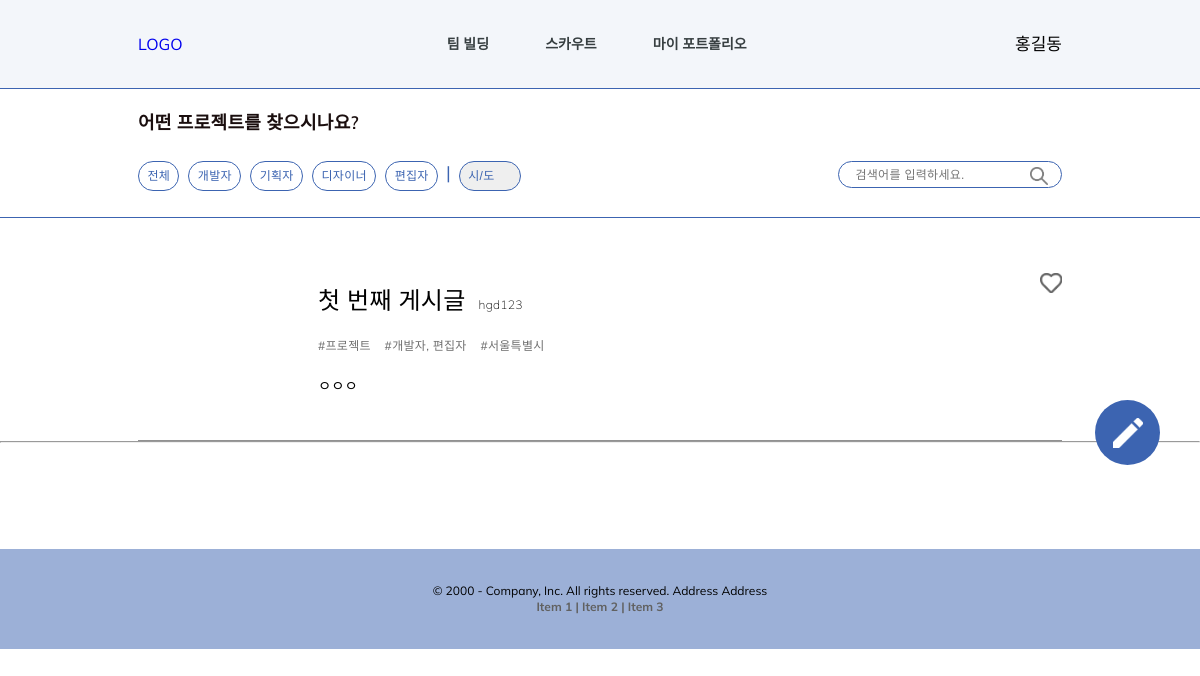
The app's page /recruit/team_build/Developer (signed in), older data.
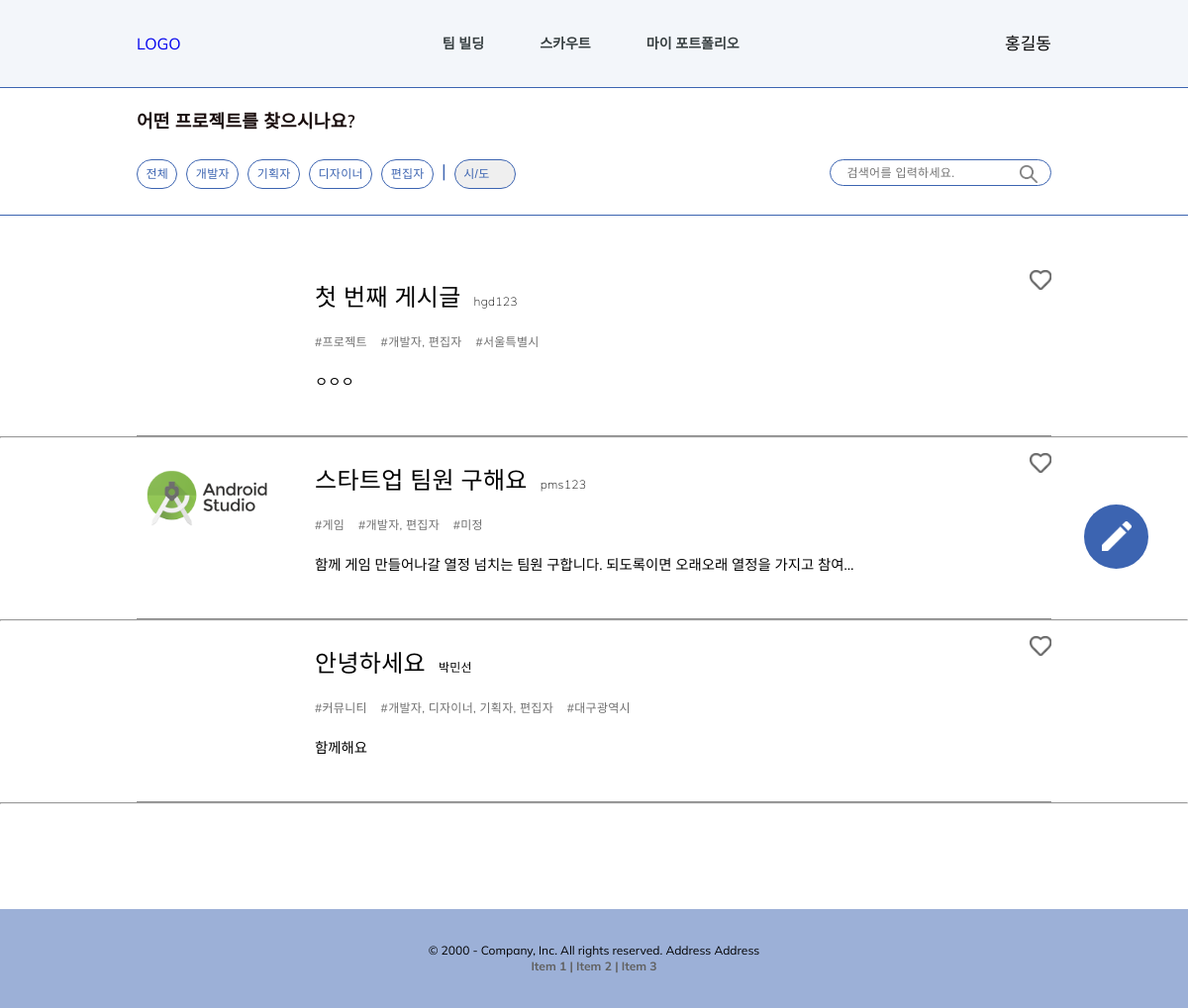
The same page, newer data.
### users/models.py (models this page shows)
class User(AbstractUser):
    name = models.CharField(default='', max_length=300)
    birth_date = models.DateField(default=timezone.now)
    address_sido = models.CharField(default='', max_length=100)
    address_gungu = models.CharField(default='', max_length=100)
    career = models.CharField(default='0', max_length=2, choices=CAREER_CHOICES)
    state = models.CharField(default='', blank=True, null=False, max_length=9, choices=STATE_CHOICES)
    role = MultiSelectField(default='Etc', choices=ROLE_CHOICES, max_choices=4, max_length=9)

### team_build/models.py (models this page shows)
class Recruit(models.Model):
    writer = models.CharField(default='', max_length=200)
    title = models.CharField(default='', max_length=300) # 프로젝트 한줄 설명으로 들어갈 것
    team_name = models.CharField(default='', max_length=200)
    service = models.CharField(default='', max_length=200)
    team_members = models.CharField(
        default='1',
        blank=True,
        null=False,
        max_length=10,
        choices=TEAM_MEMBERS_CHOICES
        )
    service_level = models.CharField(
        default='0',
        null=False,
        blank=True,
        max_length=10,
        choices=LEVEL_CHOICES
        )
    founding_date = models.DateField(default=timezone.now, null=False, blank=True)
    locate = models.CharField(default='', null=False, blank=True, max_length=2, choices=LOCATE_CHOICES)
    image = models.ImageField(default='', blank=True, null=False)
    role = MultiSelectField(default='', choices=ROLE_CHOICES, max_choices=4, max_length=100)
    detail = models.TextField(blank=True, null=True)

### team_build/views.py (the view)
# urls.py: path('team_build/<str:input_role>', recruit_role_search, name='recruit_role_search'),
def recruit_role_search(request, input_role):
    results = Recruit.objects.filter(Q(role__icontains=input_role)).distinct()
    paginator = Paginator(results, 5)
    page = request.GET.get('page')
    posts = paginator.get_page(page)
    context = {
        'posts':posts,
    }
    return render(request, 'team_build/recruit_role_search.html' ,context)

### templates/team_build/recruit_role_search.html (shortened to what this page needs)
{% extends 'team_build/team_build.html' %}
    {% block extrahead %}
    {% load static %}
        <link rel="stylesheet" href="{% static 'css/base.css' %}">
        <link rel="stylesheet" href="{% static 'css/team_build/team_build.css' %}">
    {% endblock %}
    {% block posts %}
        {% for post in posts %}
            <div class="recruit-post">
                <a class="recruit-img" href="{% url 'team_build:detail_recruit' post.id %}">
                    <div style="background-image: url('../../media/{{post.image}}');"></div>
                </a>
                <a class="recruit-content" href="{% url 'team_build:detail_recruit' post.id %}">
                    <div>
                        <p class="recruit-title">{{post.title}}</p>
                        <p class="recruit-writer">{{post.writer}}</p>
                    </div>
                    <p class="recruit-hashtag">
                        #{{post.service}}&nbsp&nbsp&nbsp
                        #{% for role in post.get_role_display %}{{role}}{% endfor %}&nbsp&nbsp&nbsp
                        #{{post.get_locate_display}}
                    </p>
                    <p class="recruit-detail">{{post.detail}}</p>
                </a>
                <a class="recruit-like" href="{% url 'team_build:create_like' post.id %}">
                    <div style="background-image: url('../../static/img/like_icon.png');"></div>
                </a>
            </div>
            <hr>
        {% endfor %}
    {% endblock %}

### templates/team_build/team_build.html (shortened to what this page needs)
{% extends '../base.html' %}
        {% load static %}
    {% block content %}
    <div>
        <a class="create-img" href="{% url 'team_build:create_recruit' %}">
            <div style="background-image: url('../../static/img/team_build/create_recruit_icon.png');"></div>
        </a>
        <div class="search-box">
            <div class="search-container">
                <p>어떤 프로젝트를 찾으시나요?</p>
                <div class="search-wrapper">
                    <a href="{% url 'team_build:team_build' %}">전체</a>
                    <a href="{% url 'team_build:recruit_role_search' 'Developer' %}">개발자</a>
                    <a href="{% url 'team_build:recruit_role_search' 'Planner' %}">기획자</a>
                    <a href="{% url 'team_build:recruit_role_search' 'Designer' %}">디자이너</a>
                    <a href="{% url 'team_build:recruit_role_search' 'Editor' %}" style="margin-right: 0;">편집자</a>
                    <div class="stick">|</div>
                    <select name="" id="" onchange="location.href='/recruit/team_build/location_search/'+this.value">
                        <option value="">시/도</option>
                    </select>
                    <form action="" method="get">
                        <input type="text" name="q" placeholder="검색어를 입력하세요.">
                        <button type="submit"></button>
                    </form>
                </div>
            </div>
        </div>
        <div class="list-container">
            {% block posts %}{% endblock %}
            <div class="page-container">
            </div>
        </div>
    </div>
    {% endblock %}

### templates/base.html (shortened to what this page needs)
<!DOCTYPE html>
<html lang="en">
<head>
    {% load static %}
    <link rel="stylesheet" href="../static/css/base.css">
    {% block extrahead %}
    {% endblock %}
</head>
<body>
    <header>
        <nav class="nav-container">
            <ul class="nav-wrapper">
                <li class="logo">
                    <a href="{% url 'main:main' %}">LOGO</a>
                </li>
                <li class="url-container">
                    <a href="{% url 'team_build:team_build' %}">팀 빌딩</a>
                    <a href="{% url 'scout:user' %}">스카우트</a>
                    <a href="{% if user.is_authenticated %} {% url 'mypf:profile' user.id %} {% else %} {% url 'users:login' %} {% endif %}">마이 포트폴리오</a>
                </li>
                <li class="user-container">
                {% if user.is_authenticated %}
                    <a class="user-name"href="{% url 'mypage:mypage' user.id %}">{{user.name}}</a>
                {% else %}
                    <a class="btn login" href="{% url 'users:login' %}">로그인</a>
                    <a class="btn signup" href="{% url 'users:signup' %}">회원가입</a>
                {% endif %}
                </li>
            </ul>
        </nav>
    </header>
    {% block content %}
    {% endblock %}
    <footer>
        <p>© 2000 - Company, Inc. All rights reserved. Address Address</p>
        <p>Item 1 | Item 2 |  Item 3</p>
    </footer>
</body>
</html>

### static/css/base.css (style rules this page uses)
body, html { margin: 0; padding : 0; font-family: 'Mulish', sans-serif; }
a { text-decoration: none; }
.nav-container { display: flex; align-items: center; justify-content: center; background-color: #F3F6FA; width: 100%; height: 88px; }
.nav-wrapper { display: flex; justify-content: space-between; align-items: center; width: 77vw; height: 42px; padding: 0; margin: 0; list-style-type: none; }
.url-container { display: flex; justify-content: space-between; width: 300px; }
.url-container > a { color: #373F41; font-weight: 600; font-size: 14px; line-height: 18px; }
.user-container > .user-name { color: #000000; font-weight: normal; font-size: 17px; line-height: 40px; }
footer { display: flex; flex-direction: column; justify-content: center; align-items: center; width: 100%; height: 100px; background: #9CB0D7; }
footer > p:first-child { font-size: 12px; line-height: 16px; color: #000000; }
footer > p:nth-child(2) { font-weight: bold; font-size: 12px; line-height: 16px; text-align: center; color: #616161; }

### static/css/team_build/team_build.css (style rules this page uses)
* { margin: 0; padding: 0; }
.create-img { position: fixed; width: 65px; height: 65px; top: 50%; right: 40px; background: #3C64B1; border-radius: 56px; display: flex; justify-content: center; align-items: center; }
.create-img > div { width: 30px; height: 30px; background-size: contain; background-repeat: no-repeat; }
select { -webkit-appearance: none; -moz-appearance: none; appearance: none; border: none; outline: none; }
.search-box { height: 16vh; border: 1px solid #3C64B1; border-left: 0; border-right: 0; display: flex; align-items: center; }
.search-container { width: 77vw; height: 9.4vh; margin: auto; display: flex; flex-direction: column; justify-content: space-between; }
.search-container > p { font-weight: 600; font-size: 1.5vw; line-height: 1.25vw; letter-spacing: 0.3px; color: #1a0e0e; }
.search-wrapper { width: 100%; }
.search-wrapper > a { float: left; margin-right: 9px; padding: 0.8vh 0.7vw; border: 1px solid #3C64B1; border-radius: 20px; font-weight: 200; font-size: 1vw; line-height: 1.2vw; letter-spacing: 0.3px; color: #3C64B1; }
.stick { float: left; padding: 0 8px; font-size: 1.5vw; color: #3C64B1; }
select { display: block; float: left; width: 5.2vw; padding: 0.8vh 0.7vw; border: 1px solid #3C64B1; border-radius: 20px; font-weight: 200; font-size: 1vw; line-height: 1.2vw; letter-spacing: 0.3px; color: #3C64B1; cursor: pointer; }
.search-wrapper > form { float: right; position: relative; }
.search-wrapper > form > input { width: 18.7vw; height: 27px; padding: 0.8vh 1.4vw; outline: none; background: #FFFFFF; border: 1px solid #3C64B1; box-sizing: border-box; border-radius: 23px; font-weight: 200; font-size: 1vw; line-height: 1.3vw; letter-spacing: 0.3px; }
.search-wrapper > form > button { -webkit-appearance: none; -moz-appearance: none; appearance: none; border: 0; outline: none; background: none; position: absolute; left: 16vw; top: 0.7vh; width: 1.7vw; height: 18px; cursor: pointer; background-image: url(../../img/team_build/search_icon.png); background-size: contain; background-repeat: no-repeat; }
.list-container { padding: 5vh 0 0 0; }
.recruit-post { width: 77vw; height: 19vh; margin: auto; padding: 15px 0; border-bottom: 1px solid #919191; }
.recruit-img > div { float: left; background-size: contain; background-repeat: no-repeat; height: 100%; width: 12vw; }
.recruit-content { float: left; height: 13vh; width: 60%; margin: 2vh 0 0 3vw; display: flex; flex-direction: column; justify-content: space-between; }
.recruit-content > div { display: flex; align-items: baseline; }
.recruit-title { font-weight: 500; font-size: 2vw; line-height: 1.9vw; letter-spacing: 0.3px; color: #000000; }
.recruit-writer { margin-left: 13px; font-weight: 200; font-size: 1vw; line-height: 1.3vw; letter-spacing: 0.3px; color: #000000; }
.recruit-hashtag { font-size: 1vw; line-height: 1.5vw; letter-spacing: 0.3px; color: #707070; }
.recruit-detail { font-size: 1.2vw; color: #000000; overflow: hidden; text-overflow: ellipsis; white-space: nowrap; line-height: 1.3vw; height: 1.2vw; }
.recruit-like > div { float: right; width: 1.8vw; height: 1.8vw; background-size: contain; background-repeat: no-repeat; }
.page-container { display: flex; justify-content: center; }

Row changes from the older to the newer data that the page shows:
added Recruit: image (picture), title "스타트업 팀원 구해요", writer "pms123", service "게임", get_role_display "개" "발" "자" "," "편" "집" "자", locate "미정", detail "함께 게임 만들어나갈 열정 넘치는 팀원 구합니다. 되도록이면 오래오래 열정을 가지고 참여…"
added Recruit: title "안녕하세요", writer "박민선", service "커뮤니티", get_role_display "개" "발" "자" "," "디" "자" "이" "너" "," "기" "획" "자" "," "편" "집" "자", locate "대구광역시", detail "함께해요"
